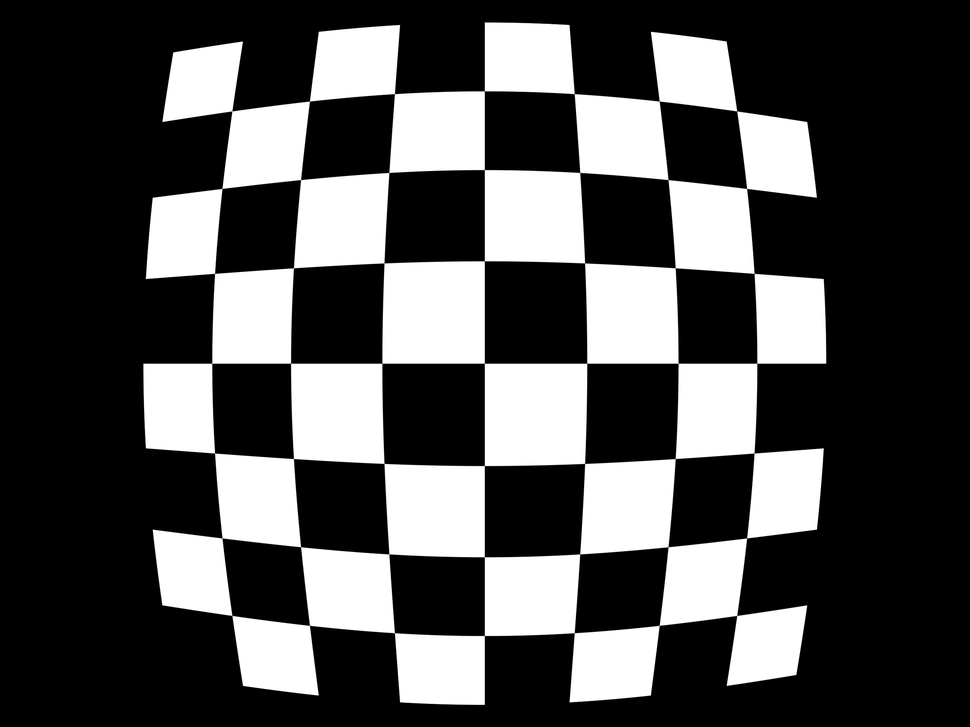
#> input picture path_prediction/perspective_transformation/chess.png, 970 x 727 px, shrunk from 2592 x 1944 before the run
$ jupyter execute --allow-errors distortion_chess.ipynb
#> lines starting #> are read from the running program, lines starting #| are printed output that depends on the picture
# Testing Homography / Perspektiv Transformation

[cell 1]
import cv2
import numpy as np

[cell 2]
img = cv2.imread("chess.png")
#> img is the input picture: shape (727, 970, 3); min 0, max 255, mean 78.9
print(img.shape)
#| (727, 970, 3)
img = cv2.cvtColor(img, cv2.COLOR_BGR2GRAY)
#> img: shape (727, 970)
img = cv2.equalizeHist(img)
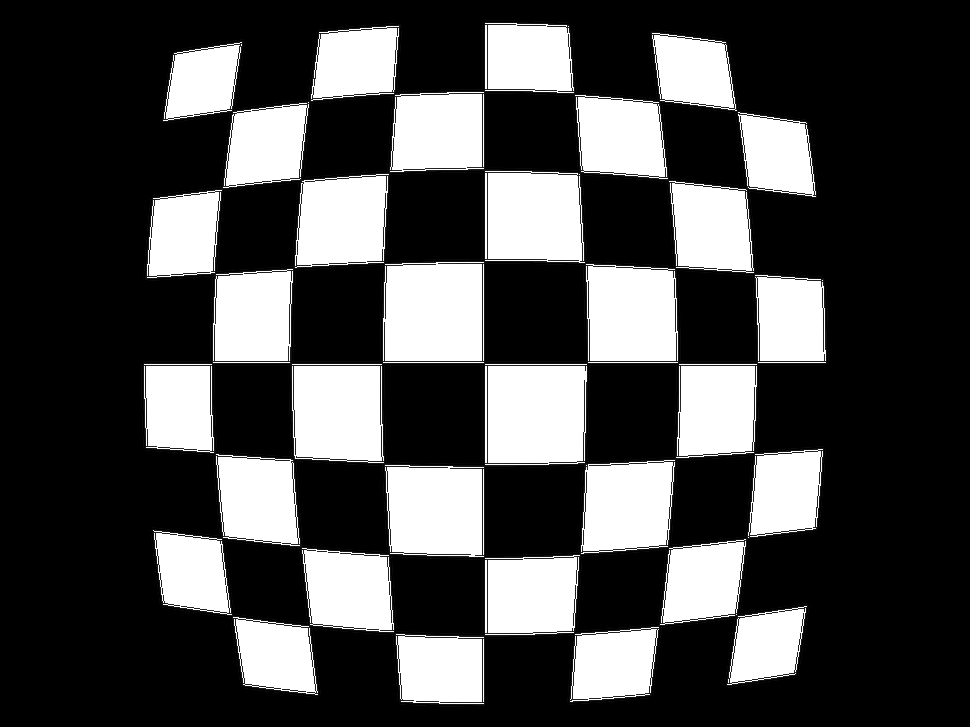
#> img: shape (727, 970); min 0, max 255, mean 73.7

found, corners = cv2.findChessboardCorners(img, (7,7), None)
#> found = False; corners = None
